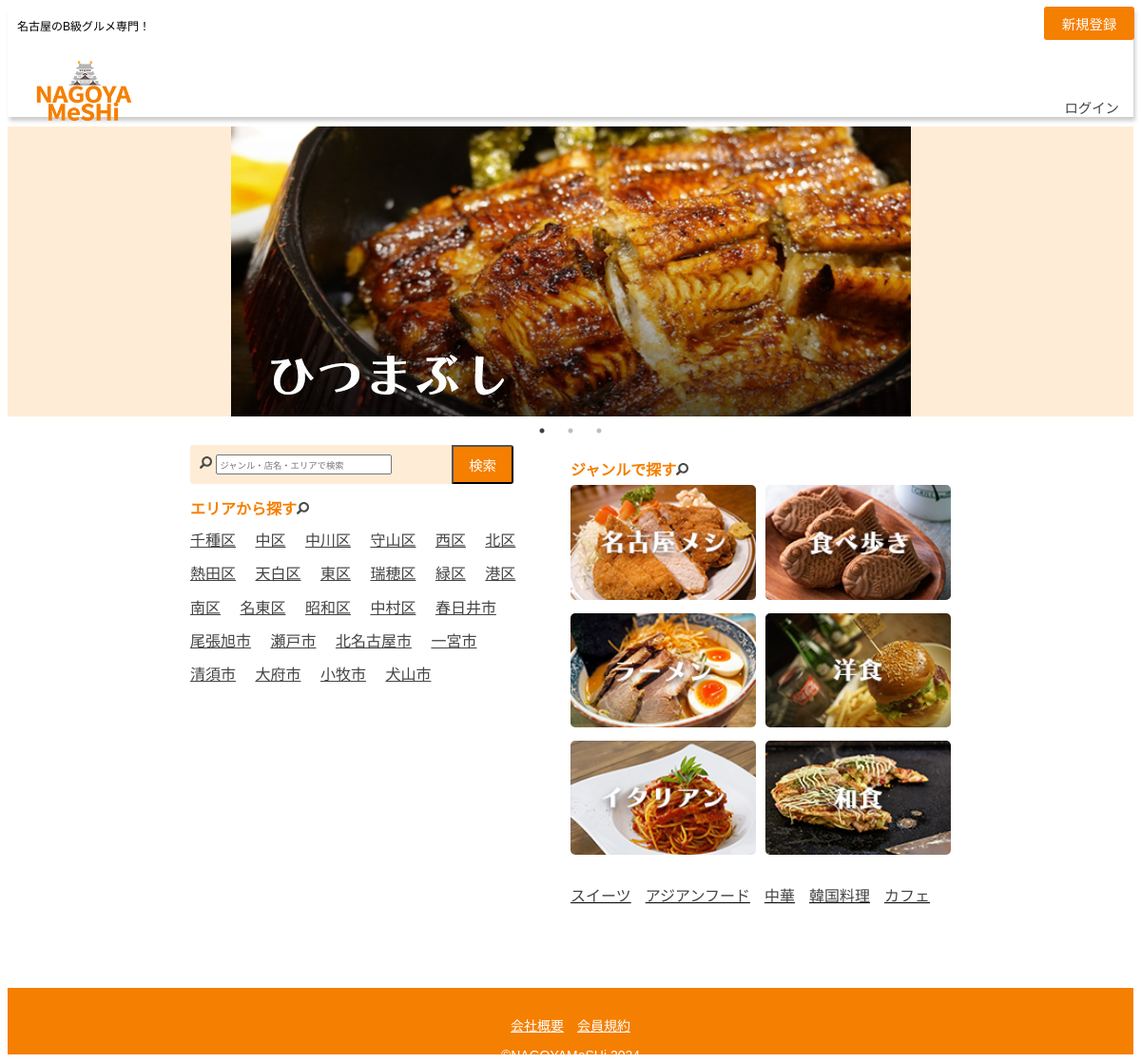
The page / on the database its author committed.
### commondb/models/area.py (models this page shows, shortened)
class Area(models.Model):
    name = models.CharField(max_length=100,default="")

### commondb/models/genre.py (models this page shows, shortened)
class Genre(models.Model):
    name = models.CharField(max_length=100, verbose_name="ジャンル名")
    image = models.ImageField(upload_to='genre_images', null=True, blank=True, verbose_name="バナー画像")

### general/views/top_view.py (the view)
# urls.py: path('', TopView.as_view(), name="top"),
class TopView(TemplateView):
    template_name = "general/index.html"
    def get_context_data(self, **kwargs: Any):
        context = super().get_context_data(**kwargs)
        context['areas'] = Area.objects.all()
        context['genres'] = Genre.objects.all()
        return context

### templates/general/index.html (shortened to what this page needs)
{% extends "base.html" %}
    {% block content %}
    <main>
        <div class="top-images">
            <div id="carousel-section">
                <div class="carousel">
                    <div>
                      <img class="carouselImg" src="/static/general/images/top_img1.jpg" alt="ひつまぶし">
                    </div>
                </div>
            </div>
        </div>
        <div class="main-contents">
            <div class="left-container">
                <form action="{% url 'search' %}" method="get">
                    <div class="search-window">
                        <div>
                            <img src="/static/general/images/search.svg" width="13px">
                            <input type="search" name="search" placeholder="ジャンル・店名・エリアで検索" value="{{ keyword }}">
                        </div>
                        <input type="submit" name="submit" value="検索">
                    </div>
                </form>
                <div class="search-area">
                    <h2><span>エリアから探す<span><img src="/static/general/images/search.svg" width="13px" alt=""></span></span></h2>
                    <div class="area-buttons">
                        {% for area in areas %}
                        <a href="{% url 'shop_list_area' area.pk %}">{{area.name}}</a>
                        {% endfor %}
                    </div>
                </div>
            </div>
            <div class="right-container">
                <h2><span>ジャンルで探す<span><img src="/static/general/images/search.svg" width="13px" alt=""></span></span></h2>
                <div class="genre-buttons">
                    {% for genre in genres %}
                        {% if genre.image %}
                            <a href="{% url 'shop_list_genre' genre.pk %}"><img src="{{ genre.image.url }}" alt="{{genre.name}}"></a>
                        {% endif %}
                    {% endfor %}
                </div>
                <div class="genre-noimages">
                    {% for genre in genres %}
                        {% if not genre.image %}
                            <p class="text-link"><a href="{% url 'shop_list_genre' genre.pk %}">{{genre.name}}</a></p>
                        {% endif %}
                    {% endfor %}
                </div>
            </div>
        </div>
    </main>
    {% endblock %}

### static/css/stylesheet.css (style rules this page uses)
body { font-family: 'Hiragino Sans', 'Yu Gothic', 'Arial Narrow', Arial, sans-serif; }
h2 { font-size: 1rem; color: #F57F00; margin-bottom: 5px; font-weight: 600; }
a { color: #444444; text-decoration: none; }
input[type="submit"] { font-size: 0.9em; color: #FFF; background-color: #F57F00; float: right; }
.top-images { width: 100%; text-align: center; background-color: rgba(255, 135, 5, 0.16); margin: 10px 0; }
.carouselImg { margin: 0 auto; }
.main-contents { display: flex; flex-direction: row; justify-content: center; width: 90%; max-width: 1000px; margin: 20px auto; }
.main-contents p { padding-bottom: 10px; }
.left-container { width: 40%; }
.search-window { display: flex; width: 85%; margin-bottom: 10px; }
.search-window>div { background-color: rgba(255, 135, 5, 0.16); border-top-left-radius: 3px; border-bottom-left-radius: 3px; padding: 10px; width: 80%; text-wrap: nowrap; }
input::placeholder { font-size: 0.7em; }
.search-window input[type="submit"] { width: 20%; border-top-right-radius: 3px; border-bottom-right-radius: 3px; }
.search-area { width: 90%; }
.search-area a { white-space: nowrap; line-height: 2.2em; margin-right: 1em; text-decoration: underline; }
.right-container { width: 40%; }
.genre-buttons { display: flex; flex-wrap: wrap; justify-content: space-between; gap: 10px; width: 100%; margin-bottom: 10px; }
.genre-buttons a { flex: 0 0 calc(50% - 5px); max-width: calc(50% - 5px); }
.genre-buttons img { width: 100%; border-radius: 5px; }
.genre-noimages { display: flex; flex-direction: row; flex-wrap: wrap; }
.text-link { padding-right: 15px; text-decoration: underline; }

### rows shown on the page
Area: name "千種区"
Area: name "中区"
Area: name "中川区"
Area: name "守山区"
Area: name "西区"
Area: name "北区"
Area: name "熱田区"
Area: name "天白区"
Area: name "東区"
Area: name "瑞穂区"
Area: name "緑区"
Area: name "港区"
Area: name "南区"
Area: name "名東区"
Area: name "昭和区"
Area: name "中村区"
Area: name "春日井市"
Area: name "尾張旭市"
Area: name "瀬戸市"
Area: name "北名古屋市"
Area: name "一宮市"
Area: name "清須市"
Area: name "大府市"
Area: name "小牧市"
Area: name "犬山市"
Genre: image (picture)
Genre: image (picture)
Genre: image (picture)
Genre: image (picture)
Genre: image (picture)
Genre: image (picture)
Genre: name "スイーツ"
Genre: name "アジアンフード"
Genre: name "中華"
Genre: name "韓国料理"
Genre: name "カフェ"
